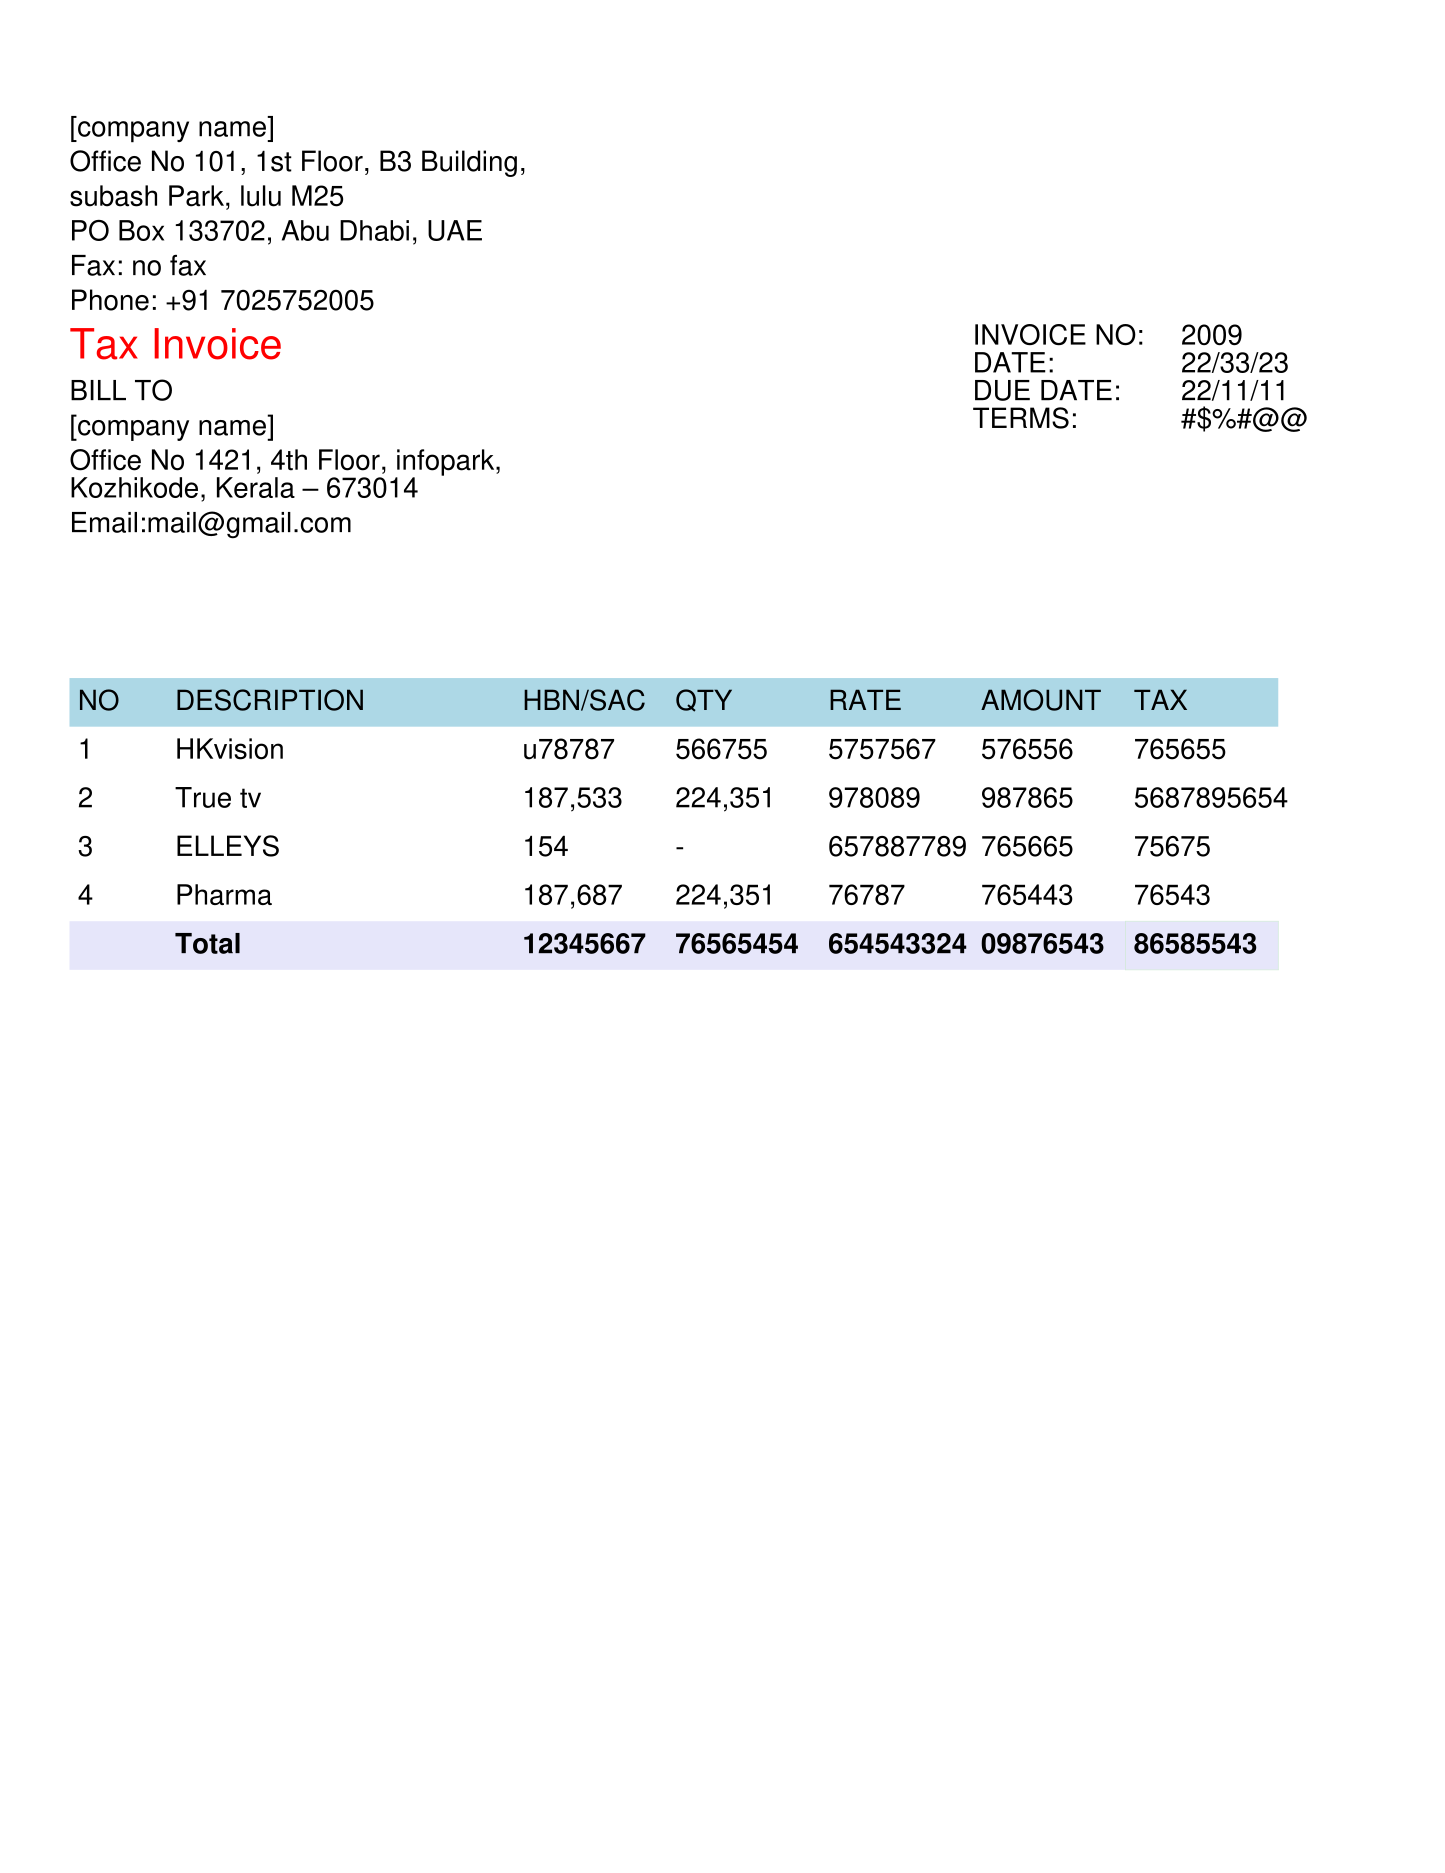

The Python source for this figure:
#from PyPDF2 import PdfFileWriter, PdfFileReader
import io
from reportlab.pdfbase import pdfmetrics
from reportlab.pdfgen import canvas
from reportlab.lib.pagesizes import letter
from reportlab.pdfbase.ttfonts import TTFont
from reportlab.lib.units import inch
from reportlab.lib import colors
from reportlab.lib.colors import Color, black,green, white, blue, red, lightblue,pink,lavender,orange,limegreen,khaki,beige
from reportlab.platypus import SimpleDocTemplate
from reportlab.platypus import Paragraph, Spacer, Table, Image,TableStyle
from reportlab.lib.styles import getSampleStyleSheet 
from reportlab.lib.enums import TA_LEFT, TA_RIGHT, TA_CENTER, TA_JUSTIFY
from reportlab.lib.styles import ParagraphStyle, getSampleStyleSheet
from reportlab.lib.pagesizes import LETTER, inch
from reportlab.graphics.shapes import Line, LineShape, Drawing
from reportlab.lib.colors import Color
from reportlab.graphics.charts.linecharts import HorizontalLineChart
from reportlab.graphics.charts.lineplots import LinePlot
from reportlab.graphics.widgets.markers import makeMarker
from reportlab.graphics.charts.barcharts import VerticalBarChart
#import xlrd
def invoice(c):

    c.setFillColorRGB(1,0,0) 
    c.setFont("Helvetica", 30) 
    c.drawString(50,1090,"Tax Invoice")
    #-----------------------------Address1---------------------------
    c.setFillColorRGB(0,0,0) 
    c.setFont("Helvetica",20 )
    c.drawString(50,1250,"[company name]") 
    c.setFillColorRGB(0,0,0)
    c.setFont("Helvetica", 20) 
    c.drawString(50,1225,"Office No 101, 1st Floor, B3 Building,")
    c.drawString(50,1200,"subash Park, lulu M25")
    c.drawString(50,1175,"PO Box 133702, Abu Dhabi, UAE")
    c.drawString(50,1150,"Fax: no fax")
    c.drawString(50,1125,"Phone: +91 7025752005")
    #c.drawString(50,1130,"Address1")
    #----------------------------Address2-----------------------------
    c.drawString(50,1060,"BILL TO")
    c.drawString(50,1035,"[company name]")
    c.drawString(50,1010,"Office No 1421, 4th Floor, infopark,")
    c.drawString(50,990,"Kozhikode, Kerala – 673014")
    c.drawString(50,965,"Email:mail@gmail.com")
    #c.drawString(50,1000,"Address1")

    #----------------------------Invoice details----------------------
    c.drawString(700,1100,"INVOICE NO:")
    c.drawString(850,1100,"2009")
    c.drawString(700,1080,"DATE:")
    c.drawString(850,1080,"22/33/23")
    c.drawString(700,1060,"DUE DATE:")
    c.drawString(850,1060,"22/11/11")
    c.drawString(700,1040,"TERMS:")
    c.drawString(850,1040,"#$%#@@")
    #--------------------------table------------------------------------
    line1 = ["NO","DESCRIPTION","HBN/SAC","QTY","RATE","AMOUNT","TAX",]
    line2 = ["1", "HKvision", "u78787", "566755","5757567","576556","765655"]
    line3 = ["2", "True tv", "187,533", "224,351","978089","987865","5687895654"]
    line4 = ["3", "ELLEYS", "154", "-","657887789","765665","75675"]
    line5 = ["4", "Pharma", "187,687", "224,351","76787","765443","76543"]
    line6 = ["" , "Total", "12345667","76565454","654543324","09876543","86585543"]
    data=[line1,line2,line3,line4,line5,line6]
    

    table = Table(data,rowHeights =35, colWidths=[ 70, 250, 110, 110, 110,110,110])
    tStyle = TableStyle([
    #('FONTNAME',(0, 1),(3, 1), 'Helvetica-Bold'),
    
    ('FONTNAME',(0, -1),(-1, -1), 'Helvetica-Bold'),
    ('VALIGN',(0, 0), (-1, 0), 'CENTER'),
    ('VALIGN',(0,0),(-1,-1), 'TOP'),
    #('TEXTCOLOR',(0,0),(-1,0),white),
    ('BACKGROUND',(0, -1),(-1, -1), lavender),
    #('BACKGROUND',(1, 1),(0, 0), green),
    ('GRID',(-1,-1),(-1,-1),0.5, '#CFEAD4'),
    ('FONTSIZE',(0, 0),(-1, -1), 20),
    ('BACKGROUND',(0, 0), (-1, 0),lightblue)])
    table.setStyle(tStyle)
    table.wrapOn(c, 100, 100)
    table.drawOn(c, 50, 650)
c = canvas.Canvas("invoice.pdf",pagesize=(1040,1348))
invoice(c)
c.showPage()
c.save()

    
